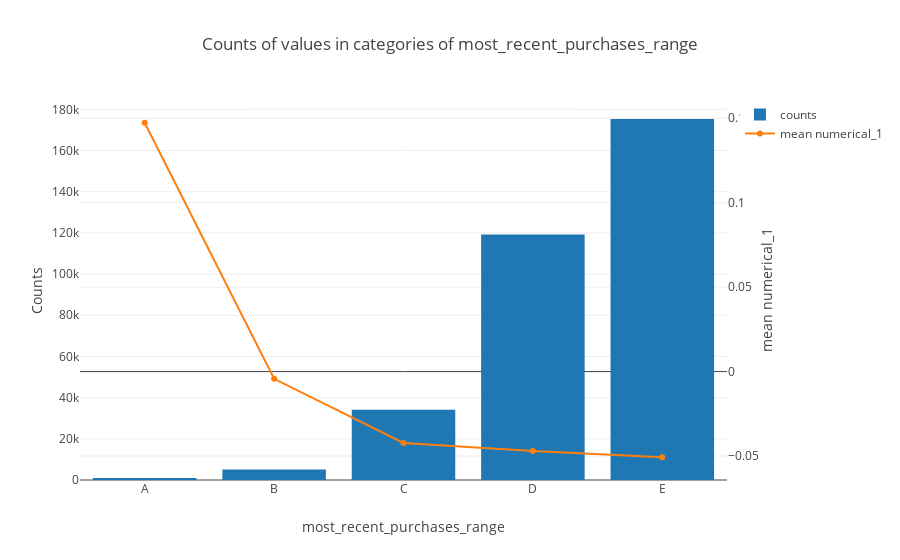

Write notebook code for a chart like this one.
### Code cell
d = merchants['most_recent_purchases_range'].value_counts().sort_index()
e = merchants.loc[merchants['numerical_2'] < 0.1].groupby('most_recent_purchases_range')['numerical_1'].mean()
data = [go.Bar(x=d.index, y=d.values, name='counts'), go.Scatter(x=e.index, y=e.values, name='mean numerical_1', yaxis='y2')]
layout = go.Layout(dict(title = "Counts of values in categories of most_recent_purchases_range",
                        xaxis = dict(title = 'most_recent_purchases_range'),
                        yaxis = dict(title = 'Counts'),
                        yaxis2=dict(title='mean numerical_1', overlaying='y', side='right')),
                   legend=dict(orientation="v"))
py.iplot(dict(data=data, layout=layout))

### Figure 1 — Plotly figure (JSON) as saved in the notebook; plotly's stock layout.template omitted (floating-point values rounded to 4 significant figures)
{"data": [{"name": "counts", "type": "bar", "uid": "9857f212-8fc0-45d0-8be3-0204eed9dba0", "x": ["A", "B", "C", "D", "E"], "y": [1010, 5046, 34144, 119187, 175309]}, {"name": "mean numerical_1", "type": "scatter", "uid": "e09f69e3-c01b-498f-b9d0-4d228faa26cd", "x": ["A", "B", "C", "D", "E"], "y": [0.1473, -0.004291, -0.04225, -0.0471, -0.05073], "yaxis": "y2"}], "layout": {"legend": {"orientation": "v"}, "title": "Counts of values in categories of most_recent_purchases_range", "xaxis": {"title": "most_recent_purchases_range"}, "yaxis": {"title": "Counts"}, "yaxis2": {"overlaying": "y", "side": "right", "title": "mean numerical_1"}}}
